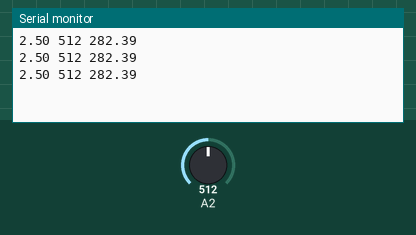
Recording of a sketch running on a simulated Arduino Uno, built with avr-gcc and run on an emulated ATmega328P. Shown: the last lines printed to the serial monitor. The inputs (shaded band) are chosen by the test bench; at power-on: A2 = 512.

Above: at 1.2 s.
1.3 s: A2 set to 716
At 1.78 s:
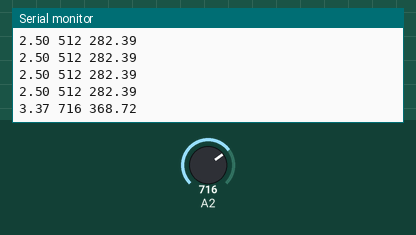
2.8 s: A2 set to 900
At 3.04 s:
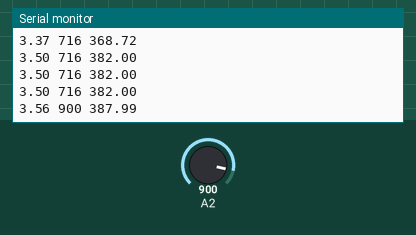
Timing chart, 0 to 5.8 s (numbered marks = the images above; inputs shaded):
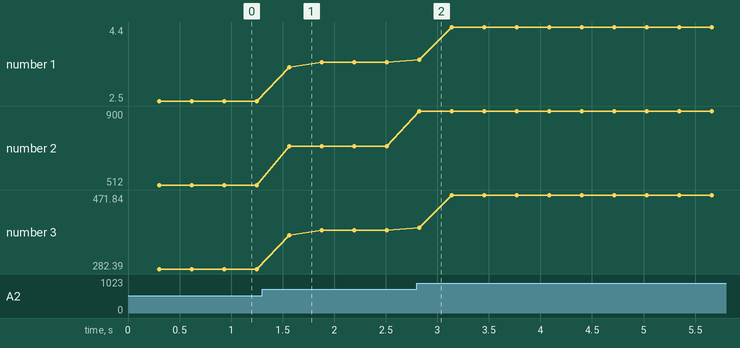

Measured:
- after the input at 1.3 s, the serial monitor: prints a new line after 0.27 s (image 1)
- after the input at 2.8 s, the serial monitor: prints a new line at once (image 2)
- plotted number 1: 2.5 → 3.5 after the input at 1.3 s, 3.5 → 4.4 after the input at 2.8 s
- plotted number 2: 512 → 716 after the input at 1.3 s, 716 → 900 after the input at 2.8 s
- plotted number 3: 282.39 → 382 after the input at 1.3 s, 382 → 471.84 after the input at 2.8 s

The sketch:

ThermalCoupleRead.ino
```cpp
int Count=0;
float Voltage=0;
void setup() {
  // put your setup code here, to run once:
 // put your setup code here, to run once:
  Serial.begin(9600);
}
float ConvertADCtoVoltage(float ADCValue)
{
  float ConvertingConst = 5.0/1023.0;
  return   (ConvertingConst*ADCValue);
}
int ReadRTD(const int RTD){
    float value;
    value = analogRead(RTD);
    return value;
  }
  float GetTemp(float volt){
    float temp,slope,b;
    slope=99.9; // V/C
    b=32.4;
    //if(volt<=0.08)
      //temp=(slope*volt)-b; // In C
    //else
    temp=(volt*slope)+b; // In C
    return (temp) ;
  }
void loop() {
  // put your main code here, to run repeatedl:
      if(Count<30){
        Voltage=(Voltage+ConvertADCtoVoltage(ReadRTD(A2)));
        Count=Count+1;
      }else{
          float AverageVoltage;
          AverageVoltage=Voltage/Count;

          Serial.print(AverageVoltage);
          Serial.print(" ");
          Serial.print(ReadRTD(A2));
          Serial.print(" ");
          Serial.println(GetTemp(AverageVoltage));


          Count=0;
          Voltage=0;
        }
        delay(10);
}
```
